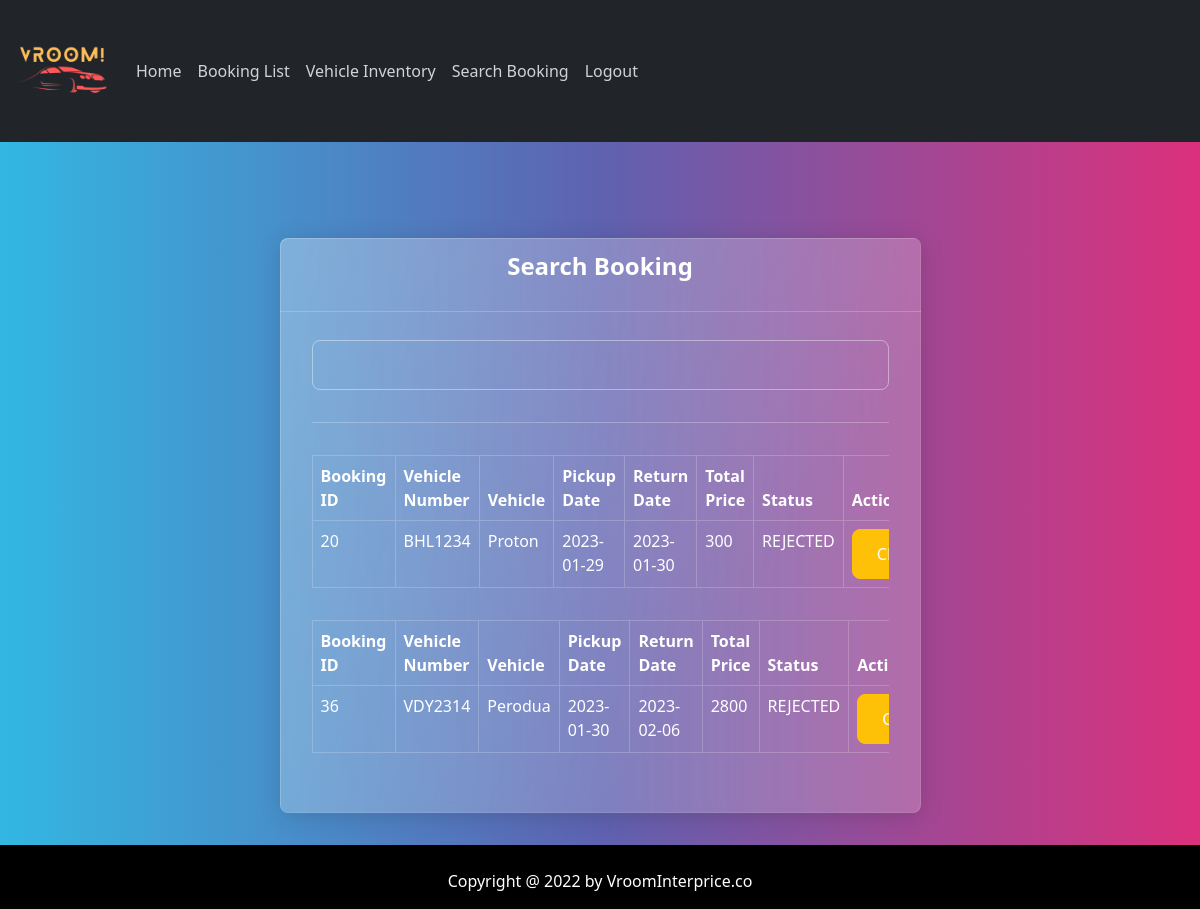
The app's page /staffsearch.php (signed in) with its own data.
### tables this page shows
CREATE TABLE `tb_booking` (
  `b_id` int(11) NOT NULL,
  `b_customer` varchar(15) NOT NULL,
  `b_vehicle` varchar(10) NOT NULL,
  `b_pickupdate` date NOT NULL,
  `b_returndate` date NOT NULL,
  `b_totalprice` int(11) NOT NULL,
  `b_email` varchar(20) NOT NULL,
  `b_status` int(5) NOT NULL
);

CREATE TABLE `tb_vehicle` (
  `v_reg` varchar(10) NOT NULL,
  `v_type` text NOT NULL,
  `v_model` varchar(10) NOT NULL,
  `v_year` int(4) DEFAULT NULL,
  `v_price` int(255) NOT NULL,
  `v_pic` varchar(500) NOT NULL
);

CREATE TABLE `tb_status` (
  `s_id` int(5) NOT NULL,
  `s_desc` varchar(20) NOT NULL
);

### staffsearch.php (the view, shortened to what this page needs)
<?php
include ('dbconnect.php');
include 'headeradmin.php';
$sql = "SELECT * FROM tb_booking
        LEFT JOIN tb_vehicle ON tb_booking.b_vehicle = tb_vehicle.v_reg
        LEFT JOIN tb_status ON tb_booking.b_status = tb_status.s_id
        LEFT JOIN tb_user ON tb_booking.b_customer = tb_user.u_id
        WHERE b_status != '1'";
$result = mysqli_query($con,$sql);
?>
<head>
      </head>
<body>
 <div class="container">
    <div class="row justify-content-center">
        <div class="col-md-7">
            <div class="card mt-5">
                <div class="card-header text-center">
                    <h4>Search Booking</h4>
                </div>
                <div class="card-body">
                    <form action="" method="GET">
                        <div class="row">
                            <div class="col-md-15">
                                <input type="text" name="search" id="search" class="form-control">
                            </div>
                        </div>
                    </form>
                    <div class="row">
                        <div class="col-md-12">
                            <hr>
                            <?php
                            while($row = mysqli_fetch_array($result))
                            {
                             ?>
<div class="table-responsive" >
<table class="table table-hover table-bordered" id="vec">
            <thead class="bill-header cs">
                <tr>
                    <th id="trs-hd-1" class="col-lg-1">Booking ID</th>
                    <th id="trs-hd-3" class="col-lg-3">Vehicle Number</th>
                    <th id="trs-hd-3" class="col-lg-3">Vehicle</th>
                    <th id="trs-hd-4" class="col-lg-2">Pickup Date</th>
                    <th id="trs-hd-5" class="col-lg-2">Return Date</th>
                    <th id="trs-hd-6" class="col-lg-2">Total Price</th>
                    <th id="trs-hd-6" class="col-lg-2">Status</th>
                    <th id="trs-hd-6" class="col-lg-2">Action</th>
                </tr>
            </thead>
            <tbody>
                <tr>
                    <td><?= $row['b_id']; ?></td>
                    <td><?= $row['b_vehicle']; ?></td>
                    <td><?= $row['v_model']; ?></td>
                    <td><?= $row['b_pickupdate']; ?></td>
                    <td><?= $row['b_returndate']; ?></td>
                    <td><?= $row['b_totalprice']; ?></td>
                    <td><?= $row['s_desc']; ?></td>
                    <td><a href='staffapprovalprocess.php?id=<?= $row['b_id']; ?>' class='btn btn-warning'> CHANGE </a></td>
                </tr>
            </tbody>
        </table>
        <?php
        }
         ?>
                            </div>
                        </div>
                    </div>
                </div>
            </div>
        </div>
    </div>
    <br><br><br><br><br><br>
</div>
<br><br><br><br>
</body>
</html>
<?php include 'footer.php'; ?>

### records on screen
tb_booking: b_id "20", b_vehicle "BHL1234", b_vehicle.v_model "Proton", b_pickupdate "2023-01-29", b_returndate "2023-01-30", b_totalprice "300", b_status.s_desc "REJECTED"
tb_booking: b_id "36", b_vehicle "VDY2314", b_vehicle.v_model "Perodua", b_pickupdate "2023-01-30", b_returndate "2023-02-06", b_totalprice "2800", b_status.s_desc "REJECTED"
